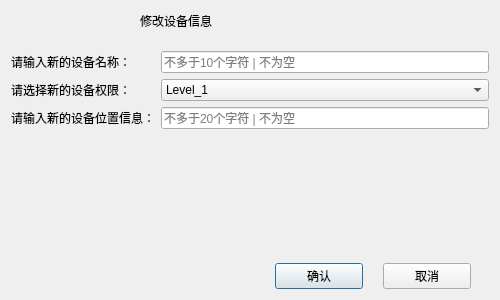
<?xml version="1.0" encoding="UTF-8"?>
<ui version="4.0">
 <class>Dialog_Device_Change</class>
 <widget class="QDialog" name="Dialog_Device_Change">
  <property name="geometry">
   <rect>
    <x>0</x>
    <y>0</y>
    <width>500</width>
    <height>300</height>
   </rect>
  </property>
  <property name="windowTitle">
   <string>Dialog</string>
  </property>
  <property name="styleSheet">
   <string notr="true"/>
  </property>
  <layout class="QVBoxLayout" name="verticalLayout">
   <property name="spacing">
    <number>0</number>
   </property>
   <property name="leftMargin">
    <number>1</number>
   </property>
   <property name="topMargin">
    <number>1</number>
   </property>
   <property name="rightMargin">
    <number>1</number>
   </property>
   <property name="bottomMargin">
    <number>1</number>
   </property>
   <item>
    <widget class="QWidget" name="widgetTitle" native="true">
     <property name="sizePolicy">
      <sizepolicy hsizetype="Preferred" vsizetype="Fixed">
       <horstretch>0</horstretch>
       <verstretch>0</verstretch>
      </sizepolicy>
     </property>
     <property name="minimumSize">
      <size>
       <width>0</width>
       <height>40</height>
      </size>
     </property>
     <property name="styleSheet">
      <string notr="true"/>
     </property>
     <layout class="QHBoxLayout" name="horizontalLayout_2">
      <property name="spacing">
       <number>0</number>
      </property>
      <property name="leftMargin">
       <number>15</number>
      </property>
      <property name="topMargin">
       <number>0</number>
      </property>
      <property name="rightMargin">
       <number>0</number>
      </property>
      <property name="bottomMargin">
       <number>0</number>
      </property>
      <item>
       <widget class="QLabel" name="labIco">
        <property name="sizePolicy">
         <sizepolicy hsizetype="Minimum" vsizetype="Preferred">
          <horstretch>0</horstretch>
          <verstretch>0</verstretch>
         </sizepolicy>
        </property>
        <property name="minimumSize">
         <size>
          <width>100</width>
          <height>0</height>
         </size>
        </property>
        <property name="styleSheet">
         <string notr="true"/>
        </property>
        <property name="text">
         <string/>
        </property>
        <property name="alignment">
         <set>Qt::AlignCenter</set>
        </property>
       </widget>
      </item>
      <item>
       <spacer name="horizontalSpacer">
        <property name="orientation">
         <enum>Qt::Horizontal</enum>
        </property>
        <property name="sizeType">
         <enum>QSizePolicy::Minimum</enum>
        </property>
        <property name="sizeHint" stdset="0">
         <size>
          <width>24</width>
          <height>20</height>
         </size>
        </property>
       </spacer>
      </item>
      <item>
       <widget class="QLabel" name="labTitle">
        <property name="sizePolicy">
         <sizepolicy hsizetype="Expanding" vsizetype="Preferred">
          <horstretch>0</horstretch>
          <verstretch>0</verstretch>
         </sizepolicy>
        </property>
        <property name="styleSheet">
         <string notr="true"/>
        </property>
        <property name="text">
         <string>修改设备信息</string>
        </property>
        <property name="alignment">
         <set>Qt::AlignLeading|Qt::AlignLeft|Qt::AlignVCenter</set>
        </property>
       </widget>
      </item>
      <item>
       <widget class="QWidget" name="widgetMenu" native="true">
        <property name="sizePolicy">
         <sizepolicy hsizetype="Minimum" vsizetype="Preferred">
          <horstretch>0</horstretch>
          <verstretch>0</verstretch>
         </sizepolicy>
        </property>
        <property name="styleSheet">
         <string notr="true"/>
        </property>
        <layout class="QHBoxLayout" name="horizontalLayout">
         <property name="spacing">
          <number>0</number>
         </property>
         <property name="leftMargin">
          <number>0</number>
         </property>
         <property name="topMargin">
          <number>0</number>
         </property>
         <property name="rightMargin">
          <number>0</number>
         </property>
         <property name="bottomMargin">
          <number>0</number>
         </property>
         <item>
          <widget class="QPushButton" name="btnMenu_Min">
           <property name="sizePolicy">
            <sizepolicy hsizetype="Minimum" vsizetype="Expanding">
             <horstretch>0</horstretch>
             <verstretch>0</verstretch>
            </sizepolicy>
           </property>
           <property name="minimumSize">
            <size>
             <width>35</width>
             <height>0</height>
            </size>
           </property>
           <property name="maximumSize">
            <size>
             <width>35</width>
             <height>16777215</height>
            </size>
           </property>
           <property name="cursor">
            <cursorShape>ArrowCursor</cursorShape>
           </property>
           <property name="focusPolicy">
            <enum>Qt::NoFocus</enum>
           </property>
           <property name="toolTip">
            <string>最小化</string>
           </property>
           <property name="text">
            <string/>
           </property>
           <property name="flat">
            <bool>true</bool>
           </property>
          </widget>
         </item>
         <item>
          <widget class="QPushButton" name="btnMenu_Max">
           <property name="sizePolicy">
            <sizepolicy hsizetype="Fixed" vsizetype="Expanding">
             <horstretch>0</horstretch>
             <verstretch>0</verstretch>
            </sizepolicy>
           </property>
           <property name="minimumSize">
            <size>
             <width>35</width>
             <height>0</height>
            </size>
           </property>
           <property name="maximumSize">
            <size>
             <width>35</width>
             <height>16777215</height>
            </size>
           </property>
           <property name="cursor">
            <cursorShape>ArrowCursor</cursorShape>
           </property>
           <property name="focusPolicy">
            <enum>Qt::NoFocus</enum>
           </property>
           <property name="toolTip">
            <string>最大化</string>
           </property>
           <property name="text">
            <string/>
           </property>
           <property name="flat">
            <bool>true</bool>
           </property>
          </widget>
         </item>
         <item>
          <widget class="QPushButton" name="btnMenu_Close">
           <property name="sizePolicy">
            <sizepolicy hsizetype="Fixed" vsizetype="Expanding">
             <horstretch>0</horstretch>
             <verstretch>0</verstretch>
            </sizepolicy>
           </property>
           <property name="minimumSize">
            <size>
             <width>35</width>
             <height>0</height>
            </size>
           </property>
           <property name="maximumSize">
            <size>
             <width>35</width>
             <height>16777215</height>
            </size>
           </property>
           <property name="cursor">
            <cursorShape>ArrowCursor</cursorShape>
           </property>
           <property name="focusPolicy">
            <enum>Qt::NoFocus</enum>
           </property>
           <property name="toolTip">
            <string>关闭</string>
           </property>
           <property name="text">
            <string/>
           </property>
           <property name="flat">
            <bool>true</bool>
           </property>
          </widget>
         </item>
        </layout>
       </widget>
      </item>
     </layout>
    </widget>
   </item>
   <item>
    <widget class="QWidget" name="widgetMain" native="true">
     <property name="styleSheet">
      <string notr="true"/>
     </property>
     <layout class="QGridLayout" name="gridLayout">
      <property name="leftMargin">
       <number>10</number>
      </property>
      <property name="topMargin">
       <number>10</number>
      </property>
      <property name="rightMargin">
       <number>10</number>
      </property>
      <property name="bottomMargin">
       <number>10</number>
      </property>
      <item row="3" column="0" colspan="2">
       <spacer name="verticalSpacer">
        <property name="orientation">
         <enum>Qt::Vertical</enum>
        </property>
        <property name="sizeHint" stdset="0">
         <size>
          <width>20</width>
          <height>40</height>
         </size>
        </property>
       </spacer>
      </item>
      <item row="1" column="0">
       <widget class="QLabel" name="label_position">
        <property name="text">
         <string>请选择新的设备权限：</string>
        </property>
       </widget>
      </item>
      <item row="2" column="0">
       <widget class="QLabel" name="label_device_authority">
        <property name="text">
         <string>请输入新的设备位置信息：</string>
        </property>
       </widget>
      </item>
      <item row="2" column="1">
       <widget class="QLineEdit" name="lineEdit_position">
        <property name="placeholderText">
         <string>不多于20个字符 | 不为空</string>
        </property>
       </widget>
      </item>
      <item row="0" column="0">
       <widget class="QLabel" name="label_device_name">
        <property name="text">
         <string>请输入新的设备名称：</string>
        </property>
       </widget>
      </item>
      <item row="0" column="1">
       <widget class="QLineEdit" name="lineEdit_device_name">
        <property name="placeholderText">
         <string>不多于10个字符 | 不为空</string>
        </property>
       </widget>
      </item>
      <item row="1" column="1">
       <widget class="QComboBox" name="comboBox_device_authority">
        <item>
         <property name="text">
          <string>Level_1</string>
         </property>
        </item>
        <item>
         <property name="text">
          <string>Level_2</string>
         </property>
        </item>
        <item>
         <property name="text">
          <string>Level_3</string>
         </property>
        </item>
       </widget>
      </item>
      <item row="4" column="0" colspan="2">
       <widget class="QWidget" name="widgetButton" native="true">
        <layout class="QHBoxLayout" name="button_box_2" stretch="15,5,5,1">
         <property name="spacing">
          <number>20</number>
         </property>
         <property name="leftMargin">
          <number>0</number>
         </property>
         <property name="topMargin">
          <number>0</number>
         </property>
         <property name="rightMargin">
          <number>0</number>
         </property>
         <property name="bottomMargin">
          <number>0</number>
         </property>
         <item>
          <spacer name="horizontalSpacer_4">
           <property name="orientation">
            <enum>Qt::Horizontal</enum>
           </property>
           <property name="sizeHint" stdset="0">
            <size>
             <width>40</width>
             <height>20</height>
            </size>
           </property>
          </spacer>
         </item>
         <item>
          <widget class="QPushButton" name="pushButton_confirm_2">
           <property name="text">
            <string>确认</string>
           </property>
          </widget>
         </item>
         <item>
          <widget class="QPushButton" name="pushButton_cancel_2">
           <property name="text">
            <string>取消</string>
           </property>
          </widget>
         </item>
         <item>
          <spacer name="horizontalSpacer_5">
           <property name="orientation">
            <enum>Qt::Horizontal</enum>
           </property>
           <property name="sizeHint" stdset="0">
            <size>
             <width>40</width>
             <height>20</height>
            </size>
           </property>
          </spacer>
         </item>
        </layout>
       </widget>
      </item>
     </layout>
    </widget>
   </item>
  </layout>
 </widget>
 <resources/>
 <connections/>
</ui>
